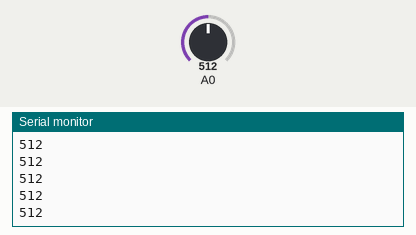
The sketch below on a simulated Arduino Uno, built with avr-gcc and run on an emulated ATmega328P. Shown: the last lines printed to the serial monitor. Inputs (shaded band) come from the test bench; at power-on: A0 = 512.

Above: at 1.2 s.
1.3 s: A0 set to 716
At 1.56 s:
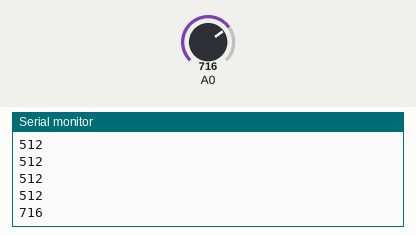
2.8 s: A0 set to 900
At 2.96 s:
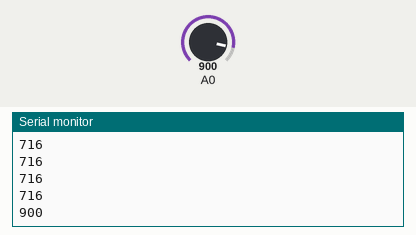
Timing chart, 0 to 5.8 s (numbered marks = the images above; inputs shaded):
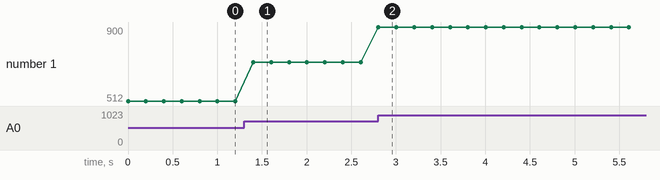

Measured:
- after the input at 1.3 s, the serial monitor: prints a new line after 0.10 s (image 1)
- after the input at 2.8 s, the serial monitor: prints a new line at once (image 2)
- plotted number 1: 512 → 716 after the input at 1.3 s, 716 → 900 after the input at 2.8 s

The sketch:

potenziometro.ino
```cpp
/*
 * Programma per leggere il valore istantaneo di un potenziometro
 */

void setup() {

    Serial.begin(9600);   // inizializzo la connessione seriale a 9600 bit per secondo

}

void loop() {
  // leggo il valore di resistenza del potenzionametro dal pin A0
  int resistenza = analogRead(A0);

  // comunico il valore al computer attraverso la porta seriale
  Serial.println(resistenza);
  delay(200);     // intervallo di tempo fra 2 letture consecutive (in ms)

}
```
